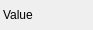
<?xml version="1.0" encoding="UTF-8"?>
<ui version="4.0">
 <class>TypeUiLabelProperty</class>
 <widget class="QWidget" name="TypeUiLabelProperty">
  <property name="geometry">
   <rect>
    <x>0</x>
    <y>0</y>
    <width>93</width>
    <height>30</height>
   </rect>
  </property>
  <property name="windowTitle">
   <string>Form</string>
  </property>
  <layout class="QVBoxLayout" name="verticalLayout">
   <property name="leftMargin">
    <number>3</number>
   </property>
   <property name="topMargin">
    <number>3</number>
   </property>
   <property name="rightMargin">
    <number>3</number>
   </property>
   <property name="bottomMargin">
    <number>3</number>
   </property>
   <item>
    <layout class="QHBoxLayout" name="Layout">
     <property name="spacing">
      <number>0</number>
     </property>
     <item>
      <widget class="QLabel" name="Label">
       <property name="minimumSize">
        <size>
         <width>80</width>
         <height>16</height>
        </size>
       </property>
       <property name="maximumSize">
        <size>
         <width>80</width>
         <height>16777215</height>
        </size>
       </property>
       <property name="locale">
        <locale language="English" country="UnitedStates"/>
       </property>
       <property name="text">
        <string>Value</string>
       </property>
      </widget>
     </item>
     <item>
      <widget class="QLabel" name="Label2">
       <property name="locale">
        <locale language="English" country="UnitedStates"/>
       </property>
       <property name="text">
        <string/>
       </property>
      </widget>
     </item>
    </layout>
   </item>
  </layout>
 </widget>
 <resources/>
 <connections/>
</ui>
